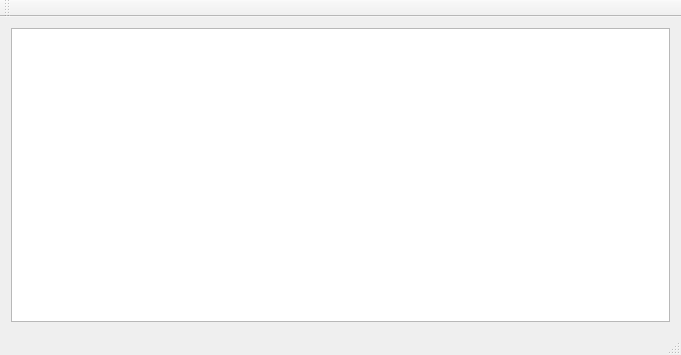
<?xml version="1.0" encoding="UTF-8"?>
<ui version="4.0">
 <class>MainWindow</class>
 <widget class="QMainWindow" name="MainWindow">
  <property name="geometry">
   <rect>
    <x>0</x>
    <y>0</y>
    <width>681</width>
    <height>355</height>
   </rect>
  </property>
  <property name="windowTitle">
   <string>MainWindow</string>
  </property>
  <widget class="QWidget" name="centralWidget">
   <layout class="QHBoxLayout" name="horizontalLayout">
    <item>
     <widget class="QTableWidget" name="tableWidget"/>
    </item>
   </layout>
  </widget>
  <widget class="QMenuBar" name="menuBar">
   <property name="geometry">
    <rect>
     <x>0</x>
     <y>0</y>
     <width>681</width>
     <height>19</height>
    </rect>
   </property>
  </widget>
  <widget class="QToolBar" name="mainToolBar">
   <attribute name="toolBarArea">
    <enum>TopToolBarArea</enum>
   </attribute>
   <attribute name="toolBarBreak">
    <bool>false</bool>
   </attribute>
  </widget>
  <widget class="QStatusBar" name="statusBar"/>
  <action name="actionEditFirms">
   <property name="text">
    <string>EditFirms</string>
   </property>
   <property name="toolTip">
    <string>Edit firms dialog</string>
   </property>
  </action>
  <action name="actionAdd_credit">
   <property name="text">
    <string>Add credit</string>
   </property>
  </action>
  <action name="actionAdd_debet">
   <property name="text">
    <string>Add debet</string>
   </property>
  </action>
  <action name="actionDeleteFirms">
   <property name="text">
    <string>DeleteFirms</string>
   </property>
  </action>
 </widget>
 <layoutdefault spacing="6" margin="11"/>
 <resources/>
 <connections/>
</ui>
